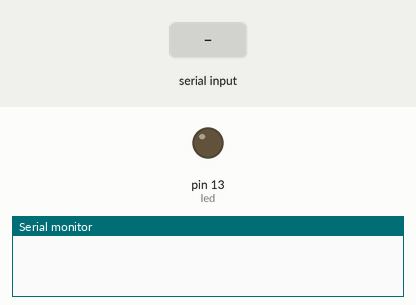
Simulated run of this sketch. Board: Arduino Uno, built with avr-gcc and run on an emulated ATmega328P. Parts: output pins drawn as LEDs (lit = HIGH), the last lines printed to the serial monitor. Inputs (shaded band) come from the test bench.

Above: at 1.2 s.
1.3 s: "a" received over Serial
At 2.5 s:
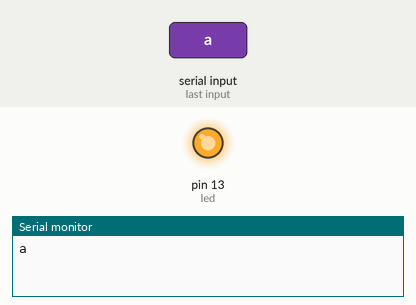
2.8 s: "b" received over Serial
At 3.1 s:
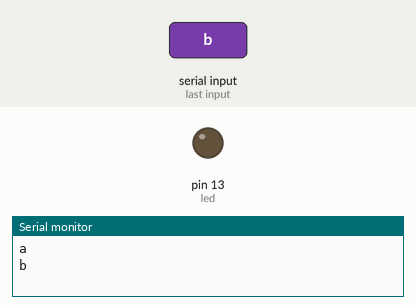
Timing chart, 0 to 5.8 s (numbered marks = the images above; inputs shaded):
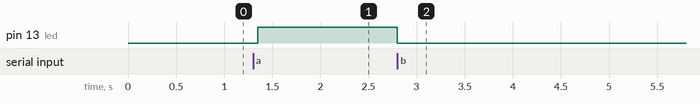

The sketch:

Bluetooth_module.ino
```cpp
/*Bluetooth module*/


char led= 13;
char input;
void setup() {
pinMode(led, OUTPUT);
Serial.begin(9600);
}

void loop() {
if (Serial.available())
{
    input= Serial.read();   // reading data recieved from Bluetooth module
    switch (input)
    {
       case 'a': //when a is pressed on the app
          digitalWrite(led, HIGH);
          break;
       case 'b': //when a is pressed on the app
          digitalWrite (led, LOW);
          break;
    }

    Serial.println(input);
}
delay (50);
}
```

Measured:
- after the input at 1.3 s, pin 13 (led): LOW → HIGH after 0.05 s
- after the input at 2.8 s, pin 13 (led): HIGH → LOW at once
